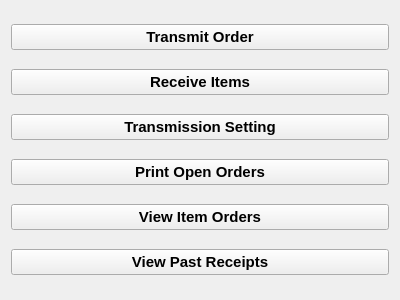
<?xml version="1.0" encoding="UTF-8"?>
<ui version="4.0">
 <class>EDI</class>
 <widget class="QWidget" name="EDI">
  <property name="geometry">
   <rect>
    <x>0</x>
    <y>0</y>
    <width>400</width>
    <height>300</height>
   </rect>
  </property>
  <property name="windowTitle">
   <string>Form</string>
  </property>
  <layout class="QVBoxLayout" name="verticalLayout">
   <item>
    <widget class="QPushButton" name="pushButton_6">
     <property name="font">
      <font>
       <pointsize>11</pointsize>
       <bold>true</bold>
      </font>
     </property>
     <property name="text">
      <string>Transmit Order</string>
     </property>
    </widget>
   </item>
   <item>
    <widget class="QPushButton" name="pushButton_2">
     <property name="font">
      <font>
       <pointsize>11</pointsize>
       <bold>true</bold>
      </font>
     </property>
     <property name="text">
      <string>Receive Items</string>
     </property>
    </widget>
   </item>
   <item>
    <widget class="QPushButton" name="pushButton_3">
     <property name="font">
      <font>
       <pointsize>11</pointsize>
       <bold>true</bold>
      </font>
     </property>
     <property name="text">
      <string>Transmission Setting</string>
     </property>
    </widget>
   </item>
   <item>
    <widget class="QPushButton" name="pushButton">
     <property name="font">
      <font>
       <pointsize>11</pointsize>
       <bold>true</bold>
      </font>
     </property>
     <property name="text">
      <string>Print Open Orders</string>
     </property>
    </widget>
   </item>
   <item>
    <widget class="QPushButton" name="pushButton_4">
     <property name="font">
      <font>
       <pointsize>11</pointsize>
       <bold>true</bold>
      </font>
     </property>
     <property name="text">
      <string>View Item Orders</string>
     </property>
    </widget>
   </item>
   <item>
    <widget class="QPushButton" name="pushButton_5">
     <property name="font">
      <font>
       <pointsize>11</pointsize>
       <bold>true</bold>
      </font>
     </property>
     <property name="text">
      <string>View Past Receipts</string>
     </property>
    </widget>
   </item>
  </layout>
 </widget>
 <resources/>
 <connections/>
</ui>
